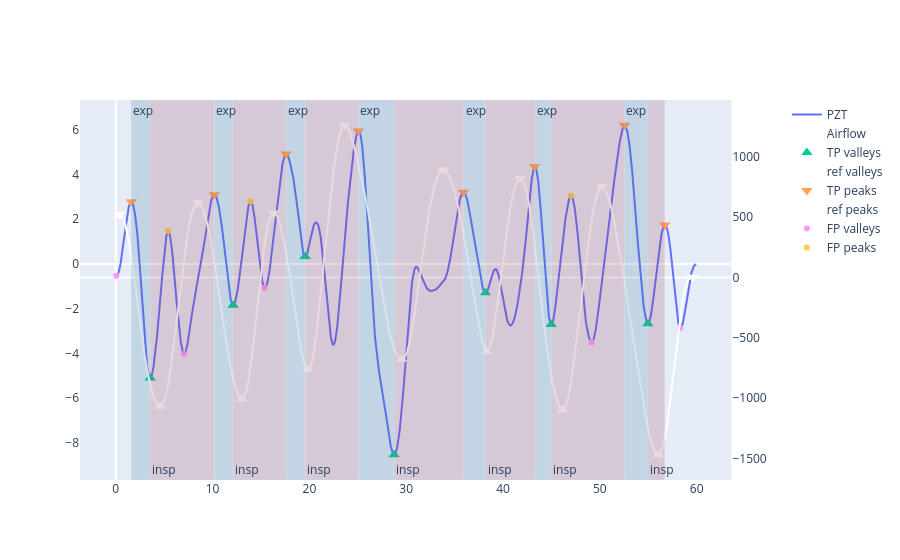

Here is the notebook cell this chart was saved with:
### Code cell
plot_resp_param(data, overview, id="2QWT", activity="SNB", sensor="PZT")

### Figure 1 — Plotly figure (JSON) as saved in the notebook; plotly's stock layout.template omitted (floating-point values rounded to 4 significant figures; data arrays with more than 128 entries replaced by an {"elided": "..."} marker saying what was removed)
{"data": [{"name": "PZT", "type": "scatter", "x": {"elided": "5994 float values"}, "y": {"elided": "5994 float values"}}, {"line": {"color": "white"}, "name": "Airflow", "type": "scatter", "x": {"elided": "5994 float values"}, "xaxis": "x", "y": {"elided": "5994 float values"}, "yaxis": "y2"}, {"marker": {"size": 10, "symbol": "triangle-up"}, "mode": "markers", "name": "TP valleys", "type": "scatter", "x": [3.55, 12.12, 19.56, 28.74, 38.19, 44.98, 54.96], "y": [-5.104, -1.846, 0.3291, -8.537, -1.288, -2.71, -2.677]}, {"marker": {"color": "white", "size": 10, "symbol": "triangle-up"}, "mode": "markers", "name": "ref valleys", "type": "scatter", "x": [4.57, 12.99, 19.85, 29.53, 38.34, 46.14, 55.99], "xaxis": "x", "y": [-1065.0, -1004.0, -762.4, -677.1, -611.9, -1096.0, -1467.0], "yaxis": "y2"}, {"marker": {"size": 10, "symbol": "triangle-down"}, "mode": "markers", "name": "TP peaks", "type": "scatter", "x": [1.59, 10.18, 17.6, 25.07, 35.92, 43.28, 52.54, 56.71], "y": [2.78, 3.097, 4.922, 5.942, 3.21, 4.354, 6.204, 1.742]}, {"marker": {"color": "white", "size": 10, "symbol": "triangle-down"}, "mode": "markers", "name": "ref peaks", "type": "scatter", "x": [0.37, 8.46, 16.31, 23.63, 33.83, 41.76, 50.22, 59.58], "xaxis": "x", "y": [519.1, 618.2, 535.0, 1261.0, 889.7, 822.6, 754.9, 2.155], "yaxis": "y2"}, {"mode": "markers", "name": "FN valleys", "type": "scatter", "x": [], "y": []}, {"mode": "markers", "name": "FN peaks", "type": "scatter", "x": [], "y": []}, {"mode": "markers", "name": "FP valleys", "type": "scatter", "x": [0.06, 7.06, 15.39, 49.14, 58.32], "y": [-0.5277, -4.02, -1.062, -3.499, -2.876]}, {"mode": "markers", "name": "FP peaks", "type": "scatter", "x": [5.41, 13.92, 47.01], "y": [1.473, 2.79, 3.047]}], "layout": {"annotations": [{"showarrow": false, "text": "exp", "x": 1.59, "xanchor": "left", "xref": "x", "y": 1, "yanchor": "top", "yref": "y domain"}, {"showarrow": false, "text": "exp", "x": 10.18, "xanchor": "left", "xref": "x", "y": 1, "yanchor": "top", "yref": "y domain"}, {"showarrow": false, "text": "exp", "x": 17.6, "xanchor": "left", "xref": "x", "y": 1, "yanchor": "top", "yref": "y domain"}, {"showarrow": false, "text": "exp", "x": 25.07, "xanchor": "left", "xref": "x", "y": 1, "yanchor": "top", "yref": "y domain"}, {"showarrow": false, "text": "exp", "x": 35.92, "xanchor": "left", "xref": "x", "y": 1, "yanchor": "top", "yref": "y domain"}, {"showarrow": false, "text": "exp", "x": 43.28, "xanchor": "left", "xref": "x", "y": 1, "yanchor": "top", "yref": "y domain"}, {"showarrow": false, "text": "exp", "x": 52.54, "xanchor": "left", "xref": "x", "y": 1, "yanchor": "top", "yref": "y domain"}, {"showarrow": false, "text": "insp", "x": 3.55, "xanchor": "left", "xref": "x", "y": 0, "yanchor": "bottom", "yref": "y domain"}, {"showarrow": false, "text": "insp", "x": 12.12, "xanchor": "left", "xref": "x", "y": 0, "yanchor": "bottom", "yref": "y domain"}, {"showarrow": false, "text": "insp", "x": 19.56, "xanchor": "left", "xref": "x", "y": 0, "yanchor": "bottom", "yref": "y domain"}, {"showarrow": false, "text": "insp", "x": 28.74, "xanchor": "left", "xref": "x", "y": 0, "yanchor": "bottom", "yref": "y domain"}, {"showarrow": false, "text": "insp", "x": 38.19, "xanchor": "left", "xref": "x", "y": 0, "yanchor": "bottom", "yref": "y domain"}, {"showarrow": false, "text": "insp", "x": 44.98, "xanchor": "left", "xref": "x", "y": 0, "yanchor": "bottom", "yref": "y domain"}, {"showarrow": false, "text": "insp", "x": 54.96, "xanchor": "left", "xref": "x", "y": 0, "yanchor": "bottom", "yref": "y domain"}], "shapes": [{"fillcolor": "#4179A0", "line": {"color": "white", "width": 0.2}, "opacity": 0.2, "type": "rect", "x0": 1.59, "x1": 3.55, "xref": "x", "y0": 0, "y1": 1, "yref": "y domain"}, {"fillcolor": "#4179A0", "line": {"color": "white", "width": 0.2}, "opacity": 0.2, "type": "rect", "x0": 10.18, "x1": 12.12, "xref": "x", "y0": 0, "y1": 1, "yref": "y domain"}, {"fillcolor": "#4179A0", "line": {"color": "white", "width": 0.2}, "opacity": 0.2, "type": "rect", "x0": 17.6, "x1": 19.56, "xref": "x", "y0": 0, "y1": 1, "yref": "y domain"}, {"fillcolor": "#4179A0", "line": {"color": "white", "width": 0.2}, "opacity": 0.2, "type": "rect", "x0": 25.07, "x1": 28.74, "xref": "x", "y0": 0, "y1": 1, "yref": "y domain"}, {"fillcolor": "#4179A0", "line": {"color": "white", "width": 0.2}, "opacity": 0.2, "type": "rect", "x0": 35.92, "x1": 38.19, "xref": "x", "y0": 0, "y1": 1, "yref": "y domain"}, {"fillcolor": "#4179A0", "line": {"color": "white", "width": 0.2}, "opacity": 0.2, "type": "rect", "x0": 43.28, "x1": 44.98, "xref": "x", "y0": 0, "y1": 1, "yref": "y domain"}, {"fillcolor": "#4179A0", "line": {"color": "white", "width": 0.2}, "opacity": 0.2, "type": "rect", "x0": 52.54, "x1": 54.96, "xref": "x", "y0": 0, "y1": 1, "yref": "y domain"}, {"fillcolor": "#A0415D", "line": {"color": "white", "width": 0.2}, "opacity": 0.2, "type": "rect", "x0": 3.55, "x1": 10.18, "xref": "x", "y0": 0, "y1": 1, "yref": "y domain"}, {"fillcolor": "#A0415D", "line": {"color": "white", "width": 0.2}, "opacity": 0.2, "type": "rect", "x0": 12.12, "x1": 17.6, "xref": "x", "y0": 0, "y1": 1, "yref": "y domain"}, {"fillcolor": "#A0415D", "line": {"color": "white", "width": 0.2}, "opacity": 0.2, "type": "rect", "x0": 19.56, "x1": 25.07, "xref": "x", "y0": 0, "y1": 1, "yref": "y domain"}, {"fillcolor": "#A0415D", "line": {"color": "white", "width": 0.2}, "opacity": 0.2, "type": "rect", "x0": 28.74, "x1": 35.92, "xref": "x", "y0": 0, "y1": 1, "yref": "y domain"}, {"fillcolor": "#A0415D", "line": {"color": "white", "width": 0.2}, "opacity": 0.2, "type": "rect", "x0": 38.19, "x1": 43.28, "xref": "x", "y0": 0, "y1": 1, "yref": "y domain"}, {"fillcolor": "#A0415D", "line": {"color": "white", "width": 0.2}, "opacity": 0.2, "type": "rect", "x0": 44.98, "x1": 52.54, "xref": "x", "y0": 0, "y1": 1, "yref": "y domain"}, {"fillcolor": "#A0415D", "line": {"color": "white", "width": 0.2}, "opacity": 0.2, "type": "rect", "x0": 54.96, "x1": 56.71, "xref": "x", "y0": 0, "y1": 1, "yref": "y domain"}], "xaxis": {"anchor": "y", "domain": [0, 0.94], "showgrid": false}, "yaxis": {"anchor": "x", "domain": [0, 1], "showgrid": false}, "yaxis2": {"anchor": "x", "overlaying": "y", "showgrid": false, "side": "right"}}}
